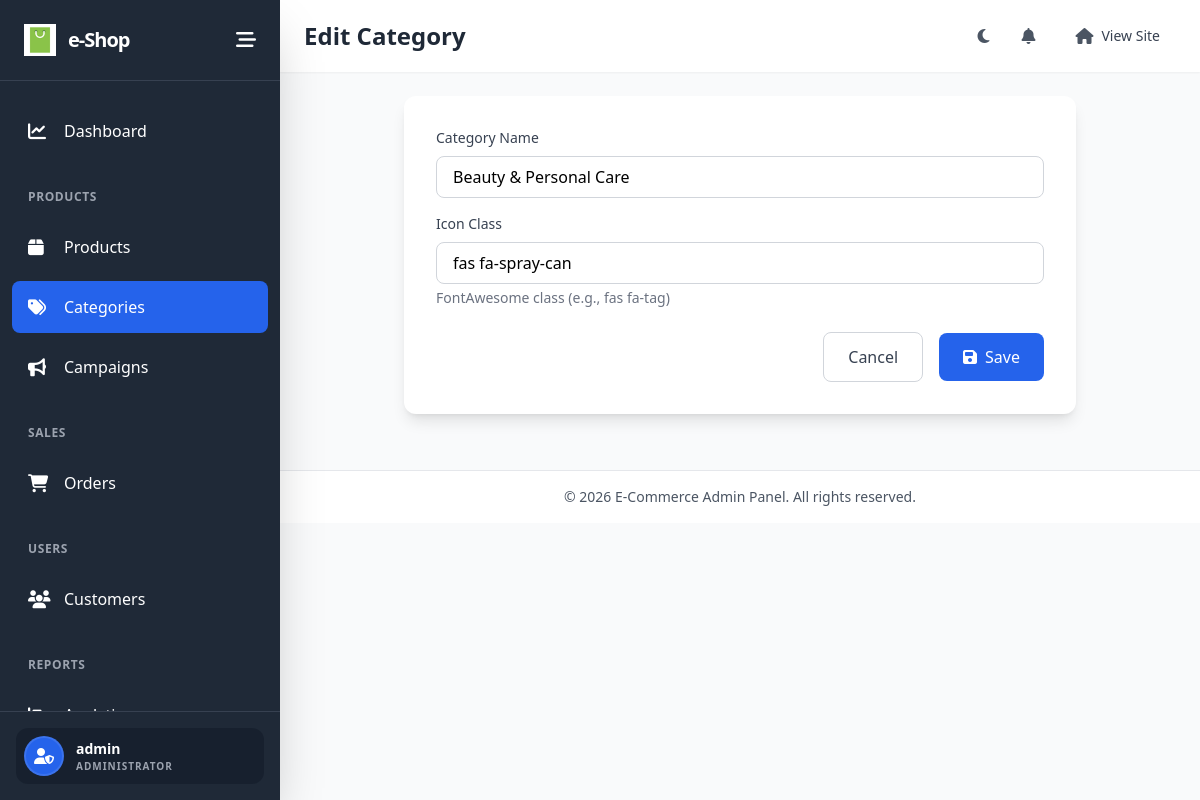
The app's page /custom-admin/categories/7/edit/ (signed in) with its own data.
### apps/custom_admin/models.py (models this page shows, shortened)
class SiteSettings(models.Model):
    site_name = models.CharField(max_length=100, default='e-Shop')
    site_logo = models.ImageField(upload_to='site_settings/', blank=True, null=True)
    contact_email = models.EmailField(default='support@shop.com')
    contact_phone = models.CharField(max_length=20, default='+880 1711 223 344')
    address = models.TextField(default='DHAKA, BANGLADESH')
    facebook_url = models.URLField(blank=True, null=True)
    twitter_url = models.URLField(blank=True, null=True)
    instagram_url = models.URLField(blank=True, null=True)
    class Meta:
        verbose_name = "Site Settings"
        verbose_name_plural = "Site Settings"
    @classmethod
    def get_settings(cls):
        settings, created = cls.objects.get_or_create(pk=1)
        return settings

### apps/store/models.py (models this page shows, shortened)
class Category(models.Model):
    name = models.CharField(max_length=100)
    slug = models.SlugField(max_length=100, unique=True, null=True, blank=True)
    icon = models.CharField(max_length=50, default="fas fa-tag", help_text="FontAwesome icon class")
    class Meta:
        verbose_name_plural = "Categories"

### apps/custom_admin/views.py (the view)
# urls.py: path('categories/<int:pk>/edit/', views.category_edit, name='category_edit'),
@admin_required
def category_edit(request, pk):
    category = get_object_or_404(Category, pk=pk)
    if request.method == 'POST':
        form = CategoryForm(request.POST, instance=category)
        if form.is_valid():
            form.save()
            messages.success(request, 'Category updated successfully!')
            return redirect('custom_admin:category_list')
    else:
        form = CategoryForm(instance=category)
    context = {'form': form, 'category': category, 'action': 'Edit'}
    return render(request, 'custom_admin/products/category_form.html', context)

### apps/custom_admin/forms.py
class CategoryForm(forms.ModelForm):
    class Meta:
        model = Category
        fields = ['name', 'icon']
        widgets = {
            'name': forms.TextInput(attrs={
                'class': 'w-full px-4 py-2 border border-gray-300 rounded-lg focus:ring-2 focus:ring-blue-500 focus:border-transparent dark:bg-gray-700 dark:border-gray-600 dark:text-white',
                'placeholder': 'Enter category name'
            }),
            'icon': forms.TextInput(attrs={
                'class': 'w-full px-4 py-2 border border-gray-300 rounded-lg focus:ring-2 focus:ring-blue-500 focus:border-transparent dark:bg-gray-700 dark:border-gray-600 dark:text-white',
                'placeholder': 'fas fa-tag'
            })
        }

### apps/custom_admin/context_processors.py (called while the page is built)
def admin_notifications(request):
    context = {}
    if request.user.is_authenticated and request.user.is_staff:
        notifications = Notification.objects.filter(is_read=False)[:5]
        unread_count = Notification.objects.filter(is_read=False).count()
        context = {
            'admin_notifications': notifications,
            'unread_notifications_count': unread_count,
            'site_settings': SiteSettings.get_settings()
        }
    return context

### templates/custom_admin/products/category_form.html (shortened to what this page needs)
{% extends 'custom_admin/base_admin.html' %}
{% block page_title %}{{ action }} Category{% endblock %}
{% block content %}
<div class="max-w-2xl mx-auto">
    <div class="bg-white dark:bg-gray-800 rounded-xl shadow-lg p-8">
        <form method="post">
            <div class="space-y-4">
                <div>
                    <label class="block text-sm font-medium text-gray-700 dark:text-gray-300 mb-2">Category Name</label>
                    {{ form.name }}
                </div>
                <div>
                    <label class="block text-sm font-medium text-gray-700 dark:text-gray-300 mb-2">Icon Class</label>
                    {{ form.icon }}
                    <p class="text-sm text-gray-500 mt-1">FontAwesome class (e.g., fas fa-tag)</p>
                </div>
            </div>
            <div class="flex items-center justify-end space-x-4 mt-6">
                <a href="{% url 'custom_admin:category_list' %}"
                    class="px-6 py-3 border border-gray-300 rounded-lg text-gray-700 hover:bg-gray-50 transition">Cancel</a>
                <button type="submit"
                    class="px-6 py-3 bg-blue-600 hover:bg-blue-700 text-white rounded-lg transition"><i
                        class="fas fa-save mr-2"></i>Save</button>
            </div>
        </form>
    </div>
</div>
{% endblock %}

### templates/custom_admin/base_admin.html (shortened to what this page needs)
{% load static %}
<!DOCTYPE html>
<html lang="en" class="h-full">
<head>
    <script src="https://cdn.tailwindcss.com"></script>
    <link rel="stylesheet" href="https://cdnjs.cloudflare.com/ajax/libs/font-awesome/6.4.0/css/all.min.css">
</head>
<body class="h-full bg-gray-50 dark:bg-gray-900">
    <aside id="sidebar" class="sidebar fixed top-0 left-0 h-full bg-gray-800 text-white shadow-2xl z-50">
        <div class="flex flex-col h-full">
            <div class="p-6 border-b border-gray-700">
                <div class="flex items-center justify-between">
                    <a href="{% url 'home' %}" class="flex items-center space-x-3 group">
                        <img src="{% static 'images/icon.gif' %}" alt="Logo" class="h-8 w-8 object-contain">
                        <span id="logo-text" class="text-xl font-black tracking-tighter nav-text">
                            {{ site_settings.site_name|default:"e-Shop" }}</span>
                    </a>
                    <button id="sidebar-toggle" class="text-white hover:text-blue-300 transition-all active:scale-95">
                        <i class="fas fa-bars-staggered text-xl"></i>
                    </button>
                </div>
            </div>
            <nav class="flex-1 overflow-y-auto py-6 px-3">
                <ul class="space-y-2">
                    <li>
                        <a href="{% url 'custom_admin:dashboard' %}"
                            class="flex items-center space-x-3 px-4 py-3 rounded-lg hover:bg-gray-700 transition {% if request.resolver_match.url_name == 'dashboard' %}bg-blue-600 text-white{% endif %}">
                            <i class="fas fa-chart-line text-lg w-6"></i>
                            <span class="nav-text">Dashboard</span>
                        </a>
                    </li>
                    <li class="pt-4">
                        <div class="px-4 py-2 text-xs font-semibold text-gray-400 uppercase tracking-wider">
                            <span class="nav-text">Products</span>
                        </div>
                    </li>
                    <li>
                        <a href="{% url 'custom_admin:product_list' %}"
                            class="flex items-center space-x-3 px-4 py-3 rounded-lg hover:bg-gray-700 transition {% if 'product' in request.resolver_match.url_name %}bg-blue-600 text-white{% endif %}">
                            <i class="fas fa-box text-lg w-6"></i>
                            <span class="nav-text">Products</span>
                        </a>
                    </li>
                    <li>
                        <a href="{% url 'custom_admin:category_list' %}"
                            class="flex items-center space-x-3 px-4 py-3 rounded-lg hover:bg-gray-700 transition {% if 'category' in request.resolver_match.url_name %}bg-blue-600 text-white{% endif %}">
                            <i class="fas fa-tags text-lg w-6"></i>
                            <span class="nav-text">Categories</span>
                        </a>
                    </li>
                    <li>
                        <a href="{% url 'custom_admin:campaign_list' %}"
                            class="flex items-center space-x-3 px-4 py-3 rounded-lg hover:bg-gray-700 transition {% if 'campaign' in request.resolver_match.url_name %}bg-blue-600 text-white{% endif %}">
                            <i class="fas fa-bullhorn text-lg w-6"></i>
                            <span class="nav-text">Campaigns</span>
                        </a>
                    </li>
                    <li class="pt-4">
                        <div class="px-4 py-2 text-xs font-semibold text-gray-400 uppercase tracking-wider">
                            <span class="nav-text">Sales</span>
                        </div>
                    </li>
                    <li>
                        <a href="{% url 'custom_admin:order_list' %}"
                            class="flex items-center space-x-3 px-4 py-3 rounded-lg hover:bg-gray-700 transition {% if 'order' in request.resolver_match.url_name %}bg-blue-600 text-white{% endif %}">
                            <i class="fas fa-shopping-cart text-lg w-6"></i>
                            <span class="nav-text">Orders</span>
                        </a>
                    </li>
                    <li class="pt-4">
                        <div class="px-4 py-2 text-xs font-semibold text-gray-400 uppercase tracking-wider">
                            <span class="nav-text">Users</span>
                        </div>
                    </li>
                    <li>
                        <a href="{% url 'custom_admin:user_list' %}"
                            class="flex items-center space-x-3 px-4 py-3 rounded-lg hover:bg-gray-700 transition {% if 'user' in request.resolver_match.url_name %}bg-blue-600 text-white{% endif %}">
                            <i class="fas fa-users text-lg w-6"></i>
                            <span class="nav-text">Customers</span>
                        </a>
                    </li>
                    <li class="pt-4">
                        <div class="px-4 py-2 text-xs font-semibold text-gray-400 uppercase tracking-wider">
                            <span class="nav-text">Reports</span>
                        </div>
                    </li>
                    <li>
                        <a href="{% url 'custom_admin:analytics' %}"
                            class="flex items-center space-x-3 px-4 py-3 rounded-lg hover:bg-gray-700 transition {% if 'analytics' in request.resolver_match.url_name %}bg-blue-600 text-white{% endif %}">
                            <i class="fas fa-chart-bar text-lg w-6"></i>
                            <span class="nav-text">Analytics</span>
                        </a>
                    </li>
                </ul>
            </nav>
            <div class="p-4 border-t border-gray-700">
                <div class="flex items-center space-x-3 p-2 rounded-xl bg-gray-900/50">
                    <div
                        class="w-10 h-10 rounded-full bg-blue-600 flex items-center justify-center border-2 border-white/10">
                        <i class="fas fa-user-shield"></i>
                    </div>
                    <div class="flex-1 nav-text overflow-hidden">
                        <p class="font-bold text-sm truncate">{{ request.user.username }}</p>
                        <p class="text-[10px] text-gray-400 uppercase font-black tracking-widest">Administrator</p>
                    </div>
                </div>
            </div>
        </div>
    </aside>
    <div id="main-content" class="main-content min-h-screen">
        <header class="bg-white dark:bg-gray-800 shadow-sm sticky top-0 z-40">
            <div class="flex items-center justify-between px-6 py-4">
                <div class="flex items-center space-x-4">
                    <h1 class="text-2xl font-bold text-gray-800 dark:text-white">
                        {% block page_title %}Dashboard{% endblock %}
                    </h1>
                </div>
                <div class="flex items-center space-x-4">
                    <button id="dark-mode-toggle"
                        class="p-2 rounded-lg hover:bg-gray-100 dark:hover:bg-gray-700 transition">
                        <i class="fas fa-moon text-gray-600 dark:text-gray-300"></i>
                    </button>
                    <div class="relative group">
                        <button class="p-2 rounded-lg hover:bg-gray-100 dark:hover:bg-gray-700 transition relative">
                            <i class="fas fa-bell text-gray-600 dark:text-gray-300"></i>
                        </button>
                    </div>
                    <div class="relative">
                        <a href="/"
                            class="flex items-center space-x-2 px-4 py-2 rounded-lg hover:bg-gray-100 dark:hover:bg-gray-700 transition">
                            <i class="fas fa-home text-gray-600 dark:text-gray-300"></i>
                            <span class="text-sm text-gray-700 dark:text-gray-300">View Site</span>
                        </a>
                    </div>
                </div>
            </div>
        </header>
        <main class="p-6">
            {% block content %}{% endblock %}
        </main>
        <footer class="bg-white dark:bg-gray-800 border-t border-gray-200 dark:border-gray-700 py-4 px-6 mt-8">
            <div class="text-center text-sm text-gray-600 dark:text-gray-400">
                &copy; 2026 E-Commerce Admin Panel. All rights reserved.
            </div>
        </footer>
    </div>
</body>
</html>

### templates/custom_admin/base_admin.html (style rules this page uses)
:root { --sidebar-width: 280px; --primary-blue: #2563eb; --sidebar-bg: #1f2937; }
.sidebar { width: var(--sidebar-width); transition: all 0.3s ease; }
.main-content { margin-left: var(--sidebar-width); transition: all 0.3s ease; }

### records on screen
SiteSettings: site_name "e-Shop"
Category: name "Beauty & Personal Care", icon "fas fa-spray-can"

### other values on screen
{{ request.user.username }} "admin"
{{ action }} "Edit"
